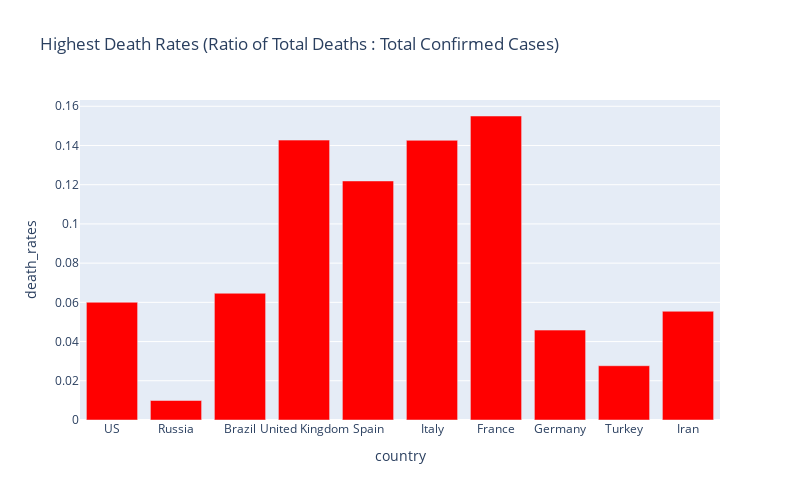

Write notebook code for a chart like this one.
### Code cell
px.bar(
    sorted_country_df.head(10),
    x = "country",
    y = "death_rates",
    title= "Highest Death Rates (Ratio of Total Deaths : Total Confirmed Cases)",
    color_discrete_sequence=["red"], 
    height=500,
    width=800
)

### Figure 1 — Plotly figure (JSON) as saved in the notebook; plotly's stock layout.template omitted (floating-point values rounded to 4 significant figures)
{"data": [{"alignmentgroup": "True", "hovertemplate": "country=%{x}<br>death_rates=%{y}<extra></extra>", "legendgroup": "", "marker": {"color": "red"}, "name": "", "offsetgroup": "", "orientation": "v", "showlegend": false, "textposition": "auto", "type": "bar", "x": ["US", "Russia", "Brazil", "United Kingdom", "Spain", "Italy", "France", "Germany", "Turkey", "Iran"], "xaxis": "x", "y": [0.06005, 0.009953, 0.06465, 0.1427, 0.1219, 0.1426, 0.155, 0.04584, 0.02768, 0.05545], "yaxis": "y"}], "layout": {"barmode": "relative", "height": 500, "legend": {"tracegroupgap": 0}, "title": {"text": "Highest Death Rates (Ratio of Total Deaths : Total Confirmed Cases)"}, "width": 800, "xaxis": {"anchor": "y", "domain": [0, 1], "title": {"text": "country"}}, "yaxis": {"anchor": "x", "domain": [0, 1], "title": {"text": "death_rates"}}}}
